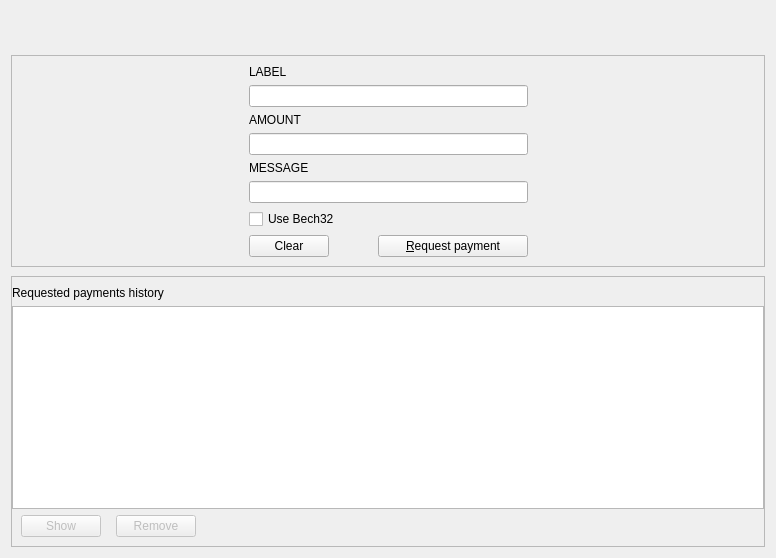
<?xml version="1.0" encoding="UTF-8"?>
<ui version="4.0">
 <class>ReceiveCoinsDialog</class>
 <widget class="QWidget" name="ReceiveCoinsDialog">
  <property name="geometry">
   <rect>
    <x>0</x>
    <y>0</y>
    <width>776</width>
    <height>558</height>
   </rect>
  </property>
  <layout class="QVBoxLayout" name="verticalLayout" stretch="0,0">
   <property name="spacing">
    <number>30</number>
   </property>
   <item>
    <widget class="QLabel" name="label_8">
     <property name="text">
      <string/>
     </property>
     <property name="pixmap">
      <pixmap>:/images/res/images/pages/receiveocide/receiveocide-header.png</pixmap>
     </property>
    </widget>
   </item>
   <item>
    <widget class="QWidget" name="ReceiveCoinsPageContent" native="true">
     <property name="sizePolicy">
      <sizepolicy hsizetype="Preferred" vsizetype="Minimum">
       <horstretch>0</horstretch>
       <verstretch>0</verstretch>
      </sizepolicy>
     </property>
     <layout class="QVBoxLayout" name="verticalLayout_4">
      <property name="spacing">
       <number>9</number>
      </property>
      <property name="leftMargin">
       <number>0</number>
      </property>
      <property name="topMargin">
       <number>0</number>
      </property>
      <property name="rightMargin">
       <number>0</number>
      </property>
      <property name="bottomMargin">
       <number>0</number>
      </property>
      <item>
       <widget class="QFrame" name="frame2">
        <property name="sizePolicy">
         <sizepolicy hsizetype="Preferred" vsizetype="Preferred">
          <horstretch>0</horstretch>
          <verstretch>0</verstretch>
         </sizepolicy>
        </property>
        <property name="frameShape">
         <enum>QFrame::StyledPanel</enum>
        </property>
        <property name="frameShadow">
         <enum>QFrame::Sunken</enum>
        </property>
        <layout class="QHBoxLayout" name="horizontalLayout_4">
         <property name="spacing">
          <number>6</number>
         </property>
         <item>
          <spacer name="horizontalSpacer_3">
           <property name="orientation">
            <enum>Qt::Horizontal</enum>
           </property>
           <property name="sizeHint" stdset="0">
            <size>
             <width>20</width>
             <height>20</height>
            </size>
           </property>
          </spacer>
         </item>
         <item>
          <layout class="QVBoxLayout" name="verticalLayout_5">
           <property name="spacing">
            <number>6</number>
           </property>
           <property name="sizeConstraint">
            <enum>QLayout::SetDefaultConstraint</enum>
           </property>
           <item>
            <widget class="QLabel" name="labelLabel">
             <property name="toolTip">
              <string>An optional label to associate with the new receiving address.</string>
             </property>
             <property name="text">
              <string>LABEL</string>
             </property>
             <property name="alignment">
              <set>Qt::AlignBottom|Qt::AlignLeading|Qt::AlignLeft</set>
             </property>
             <property name="buddy">
              <cstring>reqLabel</cstring>
             </property>
            </widget>
           </item>
           <item>
            <widget class="QLineEdit" name="reqLabel">
             <property name="toolTip">
              <string>An optional label to associate with the new receiving address.</string>
             </property>
            </widget>
           </item>
           <item>
            <widget class="QLabel" name="amountLabel">
             <property name="toolTip">
              <string>An optional amount to request. Leave this empty or zero to not request a specific amount.</string>
             </property>
             <property name="text">
              <string>AMOUNT</string>
             </property>
             <property name="alignment">
              <set>Qt::AlignLeading|Qt::AlignLeft|Qt::AlignVCenter</set>
             </property>
             <property name="buddy">
              <cstring>reqAmount</cstring>
             </property>
            </widget>
           </item>
           <item>
            <layout class="QHBoxLayout" name="horizontalLayout_5">
             <property name="bottomMargin">
              <number>0</number>
             </property>
             <item>
              <widget class="BitcoinAmountField" name="reqAmount">
               <property name="minimumSize">
                <size>
                 <width>80</width>
                 <height>0</height>
                </size>
               </property>
               <property name="toolTip">
                <string>An optional amount to request. Leave this empty or zero to not request a specific amount.</string>
               </property>
              </widget>
             </item>
            </layout>
           </item>
           <item>
            <widget class="QLabel" name="messageLabel">
             <property name="toolTip">
              <string>An optional message to attach to the payment request, which will be displayed when the request is opened. Note: The message will not be sent with the payment over the OCIDE network.</string>
             </property>
             <property name="text">
              <string>MESSAGE</string>
             </property>
             <property name="alignment">
              <set>Qt::AlignBottom|Qt::AlignLeading|Qt::AlignLeft</set>
             </property>
             <property name="buddy">
              <cstring>reqMessage</cstring>
             </property>
            </widget>
           </item>
           <item>
            <widget class="QLineEdit" name="reqMessage">
             <property name="toolTip">
              <string>An optional message to attach to the payment request, which will be displayed when the request is opened.&lt;br&gt;Note: The message will not be sent with the payment over the OCIDE network.</string>
             </property>
            </widget>
           </item>
           <item>
            <widget class="QCheckBox" name="useBech32">
             <property name="text">
              <string>Use Bech32</string>
             </property>
            </widget>
           </item>
           <item>
            <layout class="QHBoxLayout" name="horizontalLayout">
             <property name="spacing">
              <number>9</number>
             </property>
             <item>
              <widget class="QPushButton" name="clearButton">
               <property name="sizePolicy">
                <sizepolicy hsizetype="Minimum" vsizetype="Fixed">
                 <horstretch>0</horstretch>
                 <verstretch>0</verstretch>
                </sizepolicy>
               </property>
               <property name="toolTip">
                <string>Clear all fields of the form.</string>
               </property>
               <property name="text">
                <string>Clear</string>
               </property>
               <property name="autoDefault">
                <bool>false</bool>
               </property>
               <property name="default">
                <bool>false</bool>
               </property>
               <property name="flat">
                <bool>false</bool>
               </property>
              </widget>
             </item>
             <item>
              <spacer name="horizontalSpacer">
               <property name="orientation">
                <enum>Qt::Horizontal</enum>
               </property>
               <property name="sizeHint" stdset="0">
                <size>
                 <width>40</width>
                 <height>20</height>
                </size>
               </property>
              </spacer>
             </item>
             <item>
              <widget class="QPushButton" name="receiveButton">
               <property name="minimumSize">
                <size>
                 <width>150</width>
                 <height>0</height>
                </size>
               </property>
               <property name="text">
                <string>&amp;Request payment</string>
               </property>
               <property name="default">
                <bool>false</bool>
               </property>
               <property name="flat">
                <bool>false</bool>
               </property>
              </widget>
             </item>
            </layout>
           </item>
          </layout>
         </item>
         <item>
          <spacer name="horizontalSpacer_4">
           <property name="orientation">
            <enum>Qt::Horizontal</enum>
           </property>
           <property name="sizeHint" stdset="0">
            <size>
             <width>20</width>
             <height>20</height>
            </size>
           </property>
          </spacer>
         </item>
        </layout>
       </widget>
      </item>
      <item>
       <widget class="QFrame" name="frame">
        <property name="sizePolicy">
         <sizepolicy hsizetype="Preferred" vsizetype="Expanding">
          <horstretch>0</horstretch>
          <verstretch>0</verstretch>
         </sizepolicy>
        </property>
        <property name="frameShape">
         <enum>QFrame::StyledPanel</enum>
        </property>
        <property name="frameShadow">
         <enum>QFrame::Raised</enum>
        </property>
        <layout class="QVBoxLayout" name="verticalLayout_2">
         <property name="leftMargin">
          <number>0</number>
         </property>
         <property name="rightMargin">
          <number>0</number>
         </property>
         <item>
          <widget class="QLabel" name="label_6">
           <property name="font">
            <font>
             <weight>50</weight>
             <bold>false</bold>
             <kerning>true</kerning>
            </font>
           </property>
           <property name="text">
            <string>Requested payments history</string>
           </property>
           <property name="margin">
            <number>0</number>
           </property>
          </widget>
         </item>
         <item>
          <widget class="QTableView" name="recentRequestsView">
           <property name="palette">
            <palette>
             <active>
              <colorrole role="Text">
               <brush brushstyle="SolidPattern">
                <color alpha="255">
                 <red>51</red>
                 <green>51</green>
                 <blue>51</blue>
                </color>
               </brush>
              </colorrole>
             </active>
             <inactive>
              <colorrole role="Text">
               <brush brushstyle="SolidPattern">
                <color alpha="255">
                 <red>51</red>
                 <green>51</green>
                 <blue>51</blue>
                </color>
               </brush>
              </colorrole>
             </inactive>
             <disabled>
              <colorrole role="Text">
               <brush brushstyle="SolidPattern">
                <color alpha="255">
                 <red>85</red>
                 <green>85</green>
                 <blue>85</blue>
                </color>
               </brush>
              </colorrole>
             </disabled>
            </palette>
           </property>
           <property name="contextMenuPolicy">
            <enum>Qt::CustomContextMenu</enum>
           </property>
           <property name="tabKeyNavigation">
            <bool>false</bool>
           </property>
           <property name="sortingEnabled">
            <bool>true</bool>
           </property>
          </widget>
         </item>
         <item>
          <layout class="QHBoxLayout" name="horizontalLayout_2">
           <property name="spacing">
            <number>15</number>
           </property>
           <property name="leftMargin">
            <number>9</number>
           </property>
           <item>
            <widget class="QPushButton" name="showRequestButton">
             <property name="enabled">
              <bool>false</bool>
             </property>
             <property name="toolTip">
              <string>Show the selected request (does the same as double clicking an entry)</string>
             </property>
             <property name="text">
              <string>Show</string>
             </property>
             <property name="autoDefault">
              <bool>false</bool>
             </property>
             <property name="default">
              <bool>false</bool>
             </property>
             <property name="flat">
              <bool>false</bool>
             </property>
            </widget>
           </item>
           <item>
            <widget class="QPushButton" name="removeRequestButton">
             <property name="enabled">
              <bool>false</bool>
             </property>
             <property name="toolTip">
              <string>Remove the selected entries from the list</string>
             </property>
             <property name="text">
              <string>Remove</string>
             </property>
             <property name="autoDefault">
              <bool>false</bool>
             </property>
             <property name="default">
              <bool>false</bool>
             </property>
             <property name="flat">
              <bool>false</bool>
             </property>
            </widget>
           </item>
           <item>
            <spacer name="horizontalSpacer_2">
             <property name="orientation">
              <enum>Qt::Horizontal</enum>
             </property>
             <property name="sizeHint" stdset="0">
              <size>
               <width>40</width>
               <height>20</height>
              </size>
             </property>
            </spacer>
           </item>
          </layout>
         </item>
        </layout>
       </widget>
      </item>
     </layout>
    </widget>
   </item>
  </layout>
 </widget>
 <customwidgets>
  <customwidget>
   <class>BitcoinAmountField</class>
   <extends>QLineEdit</extends>
   <header>bitcoinamountfield.h</header>
   <container>1</container>
  </customwidget>
 </customwidgets>
 <resources/>
 <connections/>
</ui>
